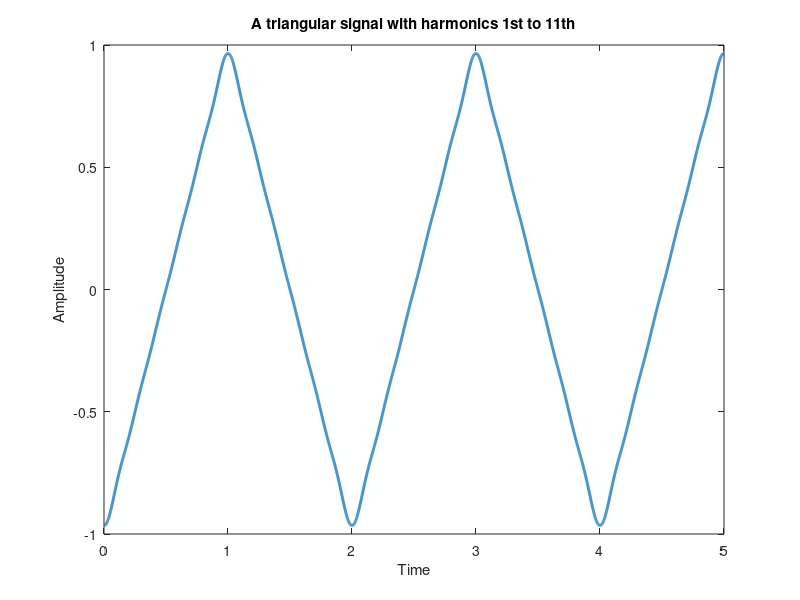

Recreate this plot in MATLAB.
t = 0:0.001:5;
i=sqrt(-1);
x = (-8/(pi*pi))*exp(i*(2*pi*0.5*t));
for N=3:2:11
    x = x + (-8/(N^2*pi*pi))*exp(i*(2*N*pi*0.5*t));
end
plot(t, x, 'linewidth', 2);
title('A triangular signal with harmonics 1st to 11th');
ylabel('Amplitude');
xlabel('Time');
